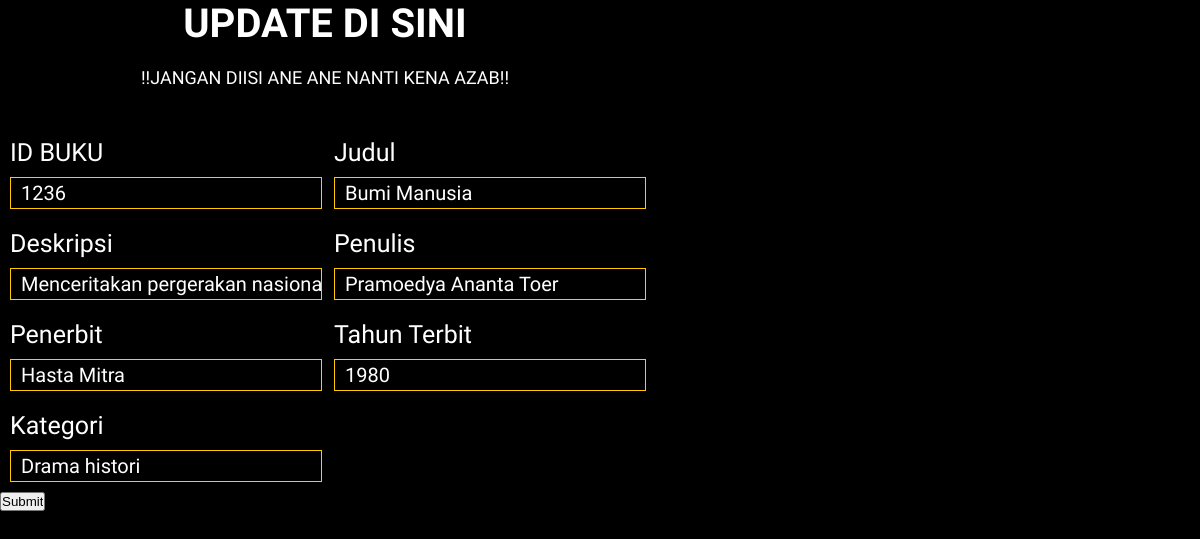
Screenshot of /ubah.php?id_buku=1236 with the database file from the repository.
### tables this page shows
CREATE TABLE `buku` (
  `id_buku` varchar(20) NOT NULL,
  `judul` varchar(100) DEFAULT NULL,
  `deskripsi` text DEFAULT NULL,
  `penulis` varchar(50) DEFAULT NULL,
  `penerbit` varchar(50) DEFAULT NULL,
  `tehun_terbit` int(50) DEFAULT NULL,
  `kategori` varchar(50) DEFAULT NULL
);

### ubah.php (the view, shortened to what this page needs)
<?php
  $id_buku       = $_GET['id_buku'];
  $connect       = new mysqli('localhost','root','','perpustakaan');
  $data       = $connect->query("select * from buku where id_buku ='$id_buku'");
  $tampil     = $data->fetch_assoc();
?>
<!DOCTYPE html>
<html>
<head>
  <link rel="stylesheet" type="text/css" href="html.css">
</head>
<body style="background: black;">
<div class="form">
  <div class="form-text">
    <h1>UPDATE DI SINI</h1>
    <p>!!JANGAN DIISI ANE ANE NANTI KENA AZAB!!</p>
  </div>
<form method="POST">
    <div class="main-form">
   <div>
                    <span>ID BUKU</span>
                    <input type="text" name="id_buku" placeholder="ID Buku...." value="<?=$tampil['id_buku']?>">
                </div>
                <div>
                    <span>Judul</span>
                    <input type="text" name="judul" placeholder="Judul...." value="<?=$tampil['judul']?>">
                </div>
                 <div>
                    <span>Deskripsi</span>
                   <input type="text" name="deskripsi" placeholder="Deskripsi...." value="<?=$tampil['deskripsi']?>">
                </div>
                 <div>
                    <span>Penulis</span>
                   <input type="text" name="penulis" placeholder="Penulis...." value="<?=$tampil['penulis']?>">
                </div>
                 <div>
                    <span>Penerbit</span>
                   <input type="text" name="penerbit" placeholder="Penerbit...." value="<?=$tampil['penerbit']?>">
                </div>
                 <div>
                    <span>Tahun Terbit</span>
                   <input type="text" name="tehun_terbit" placeholder="Tahun Terbit...." value="<?=$tampil['tehun_terbit']?>">
                </div>
                 <div>
                    <span>Kategori</span>
                    <input type="text" name="kategori" placeholder="Kategori...." value="<?=$tampil['kategori']?>">
                </div>
                <br>
 <input class="B" type="submit" name="ubah">
</form>
</div>
</body>
</html>

### html.css (style rules this page uses)
* { margin: 0; padding: 0; }
.form { width: 650px; }
.form-text { text-align: center; margin: 0 0 40px 0; }
.form-text h1 { color: #fff; font-family: 'Akaya Telivigala', cursive; font-size: 40px; margin-bottom: 20px; }
.form-text p { color: #fff; font-family: 'Akaya Telivigala', cursive; font-size: large; }
.main-form div { margin: 10px 10px; width: 300px; display: inline-block; }
.main-form div input { width: 100%; font-family: 'Akaya Telivigala', cursive; background: none; border: 1px solid #ffca00;; font-size: 20px; color: #fff; outline: none; padding: 3px 0 3px 10px; margin-top: 10px; }
.main-form div span { width: 100%; font-family: 'Akaya Telivigala', cursive; color: #fff; font-size: 25px; }

### rows the page displays
buku: id_buku "1236", judul "Bumi Manusia", deskripsi "Menceritakan pergerakan nasional", penulis "Pramoedya Ananta Toer", penerbit "Hasta Mitra", tehun_terbit "1980", kategori "Drama histori"
